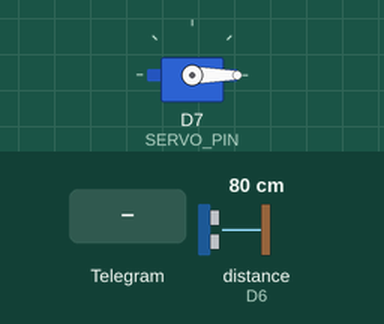
Recording of a sketch running on a simulated ESP8266 (NodeMCU). Shown: servo. Wiring (inferred from the names in the program): ultrasonic range finder: trigger D5; echo D6. Inputs (shaded band) come from the test bench; at power-on: distance to the obstacle (sensor on D6) 80 cm. The echo pulse lasts 58.3 µs per cm; WiFi joins after 1.5 s; servers stay silent unless stated; the local clock reads 2024-03-15 10:24:30 at power-on unless the sketch sets it; what the sketch prints to the serial monitor is not drawn.

Above: at 5.0 s.
5.1 s: Telegram message "/abrir" received
At 6.6 s:
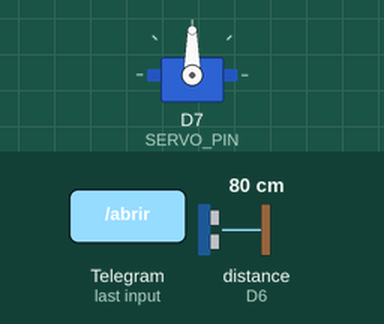
Timing chart, 0 to 9.2 s (numbered marks = the images above; inputs shaded):
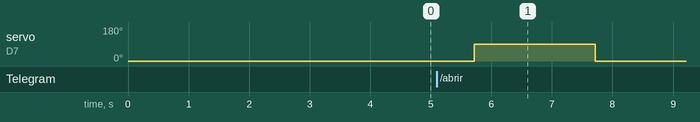

The sketch:

dispenser_telegram.ino
```cpp
#include <ESP8266WiFi.h>
#include <WiFiClientSecure.h>
#include <UniversalTelegramBot.h>
#include <ArduinoJson.h>
#include <Servo.h>
#include <time.h>

// ------------ CONFIGURACIÓN ------------
const char* ssid = "TU_WIFI";
const char* password = "TU_CONTRASEÑA";
#define BOT_TOKEN "7947545042:AAFNE-uWWvxOTiDC5CJOrQap-2GeM3H2UN0"
#define CHAT_ID "7145471122"

#define TRIG_PIN D5
#define ECHO_PIN D6
#define SERVO_PIN D7

// Tiempo NTP
const char* ntpServer = "pool.ntp.org";
const long gmtOffset_sec = -3 * 3600;   // UTC -3 (Argentina)
const int daylightOffset_sec = 0;

// Historial (máximo 10 registros)
String historial[10];
int totalRegistros = 0;

// ------------ VARIABLES ------------
Servo servo;
WiFiClientSecure client;
UniversalTelegramBot bot(BOT_TOKEN, client);

int intervalo = 10;  // minutos
unsigned long ultimoTiempo = 0;
bool dispenserVacio = false;

// ------------ FUNCIONES ------------

// Obtener fecha y hora reales
String obtenerFechaHora() {
  struct tm timeinfo;
  if (!getLocalTime(&timeinfo)) {
    return "ERROR HORA";
  }

  char buffer[30];
  strftime(buffer, sizeof(buffer), "%d/%m/%Y %H:%M:%S", &timeinfo);
  return String(buffer);
}

// Guardar un registro en el historial
void guardarEnHistorial(String evento) {
  if (totalRegistros >= 10) {
    for (int i = 9; i > 0; i--) {
      historial[i] = historial[i - 1];
    }
    historial[0] = evento;
  } else {
    for (int i = totalRegistros; i > 0; i--) {
      historial[i] = historial[i - 1];
    }
    historial[0] = evento;
    totalRegistros++;
  }
}

// Medir nivel con ultrasonido
float medirNivel() {
  digitalWrite(TRIG_PIN, LOW);
  delayMicroseconds(2);
  digitalWrite(TRIG_PIN, HIGH);
  delayMicroseconds(10);
  digitalWrite(TRIG_PIN, LOW);

  long duracion = pulseIn(ECHO_PIN, HIGH);
  float distancia = duracion * 0.034 / 2;

  float nivel = map(distancia, 20, 5, 0, 100);
  nivel = constrain(nivel, 0, 100);
  return nivel;
}

// Abrir servo y registrar evento
void abrirServo() {
  servo.write(90);
  delay(2000);
  servo.write(0);

  String fecha = obtenerFechaHora();
  guardarEnHistorial("Comida servida el " + fecha);
}

// Control automático
void controlarDispenser() {
  float nivel = medirNivel();

  if (nivel < 10 && !dispenserVacio) {
    bot.sendMessage(CHAT_ID, "¡El dispenser está vacío!", "");
    dispenserVacio = true;
  } else if (nivel >= 10) {
    dispenserVacio = false;
  }

  unsigned long ahora = millis();
  if (ahora - ultimoTiempo >= intervalo * 60000) {
    abrirServo();

    String fecha = obtenerFechaHora();
    bot.sendMessage(CHAT_ID, "Alimentación automática realizada el " + fecha, "");

    ultimoTiempo = ahora;
  }
}

// Procesar comandos de Telegram
void handleNewMessages(int numNewMessages) {
  for (int i = 0; i < numNewMessages; i++) {
    String text = bot.messages[i].text;
    String chat_id = bot.messages[i].chat_id;

    if (chat_id != CHAT_ID) {
      bot.sendMessage(chat_id, "No autorizado.", "");
      continue;
    }

    if (text == "/start") {
      bot.sendMessage(chat_id,
        "Bienvenido al Dispenser Automático!\n"
        "Comandos disponibles:\n"
        "• /abrir - Liberar comida\n"
        "• /nivel - Ver nivel de comida\n"
        "• /intervalo X - Ajustar intervalo (min)\n"
        "• /historial - Ver últimas alimentaciones\n",
        "");
    }

    else if (text == "/abrir") {
      abrirServo();
      bot.sendMessage(chat_id, "¡Comida servida!", "");
    }

    else if (text.startsWith("/intervalo")) {
      int nuevo = text.substring(11).toInt();
      if (nuevo > 0) {
        intervalo = nuevo;
        bot.sendMessage(chat_id, "Intervalo ajustado a " + String(intervalo) + " min.", "");
      } else {
        bot.sendMessage(chat_id, "Usa /intervalo X (ej: /intervalo 15)", "");
      }
    }

    else if (text == "/nivel") {
      float nivel = medirNivel();
      bot.sendMessage(chat_id, "Nivel de comida: " + String(nivel, 1) + "%", "");
    }

    else if (text == "/historial") {
      if (totalRegistros == 0) {
        bot.sendMessage(chat_id, "No hay registros todavía.", "");
      } else {
        String mensaje = "*Últimos registros de alimentación:*\n\n";
        for (int j = 0; j < totalRegistros; j++) {
          mensaje += String(j + 1) + ". " + historial[j] + "\n";
        }
        bot.sendMessage(chat_id, mensaje, "Markdown");
      }
    }
  }
}

void setup() {
  Serial.begin(115200);
  pinMode(TRIG_PIN, OUTPUT);
  pinMode(ECHO_PIN, INPUT);

  servo.attach(SERVO_PIN);
  servo.write(0);

  client.setInsecure();

  WiFi.begin(ssid, password);
  Serial.print("Conectando a WiFi...");
  while (WiFi.status() != WL_CONNECTED) {
    delay(500);
    Serial.print(".");
  }
  Serial.println("\nWiFi conectada");
  Serial.println(WiFi.localIP());

  // Sincronizar hora
  configTime(gmtOffset_sec, daylightOffset_sec, ntpServer);
  delay(2000);

  struct tm timeinfo;
  if (getLocalTime(&timeinfo)) {
    Serial.println("Hora NTP sincronizada.");
  } else {
    Serial.println("ERROR obteniendo hora NTP.");
  }

  bot.sendMessage(CHAT_ID, "Dispenser conectado y listo!", "");
}

void loop() {
  controlarDispenser();

  int numNewMessages = bot.getUpdates(bot.last_message_received + 1);
  while (numNewMessages) {
    handleNewMessages(numNewMessages);
    numNewMessages = bot.getUpdates(bot.last_message_received + 1);
  }

  delay(1000);
}
```

Measured:
- after the input at 5.1 s, servo on D7 (SERVO_PIN): 0° → 90° after 0.61 s, → 0° 2.0 s later
